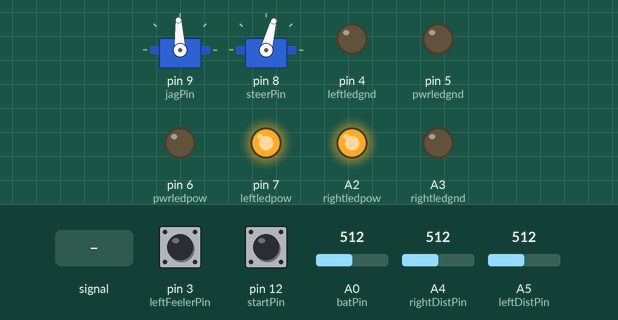
Simulated run of this sketch. Board: Arduino Uno, built with avr-gcc and run on an emulated ATmega328P. On the bench: 2 × servo, output pins drawn as LEDs (lit = HIGH). The test bench sets the inputs (shaded band); at power-on: pin 12 (startPin) HIGH, A4 (rightDistPin) = 512, pin 3 (leftFeelerPin) HIGH, A0 (batPin) = 512, A5 (leftDistPin) = 512.

Above: at 1.2 s.
1.3 s: A4 (rightDistPin) fed a 200 Hz sine of ±81 counts around its level
At 1.54 s:
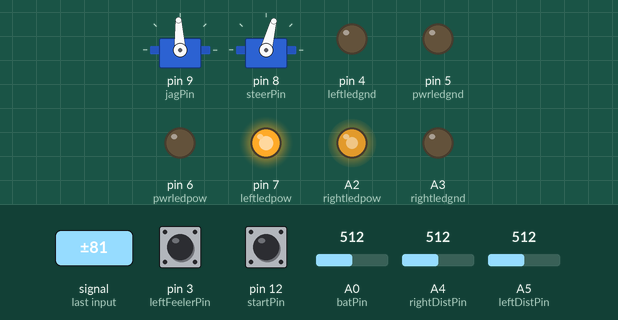
4.3 s: pin 12 (startPin) pulled LOW for 0.15 s
At 4.7 s:
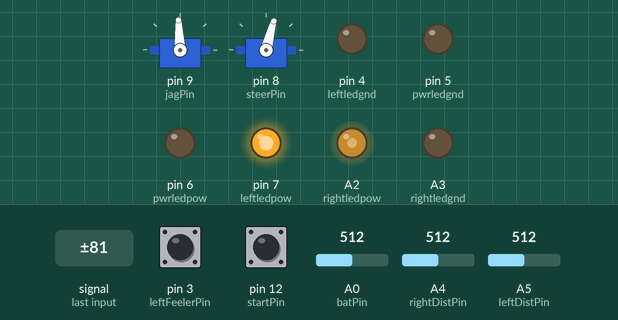
At 5.45 s:
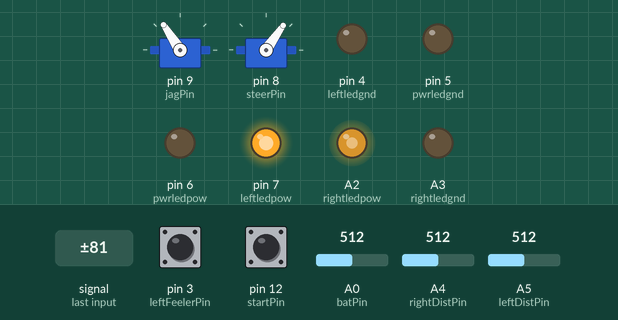
7.4 s: A4 (rightDistPin) set to 716
Timing chart, 0 to 10.4 s (numbered marks = the images above; inputs shaded):
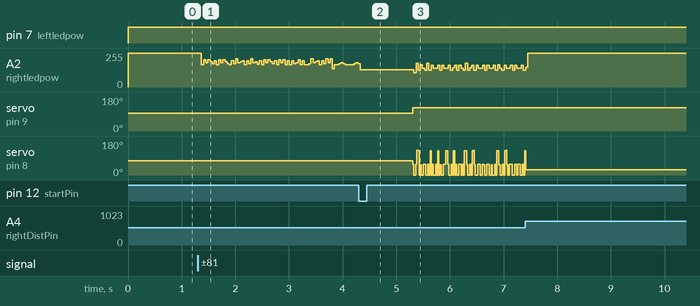

The sketch:

race2_jagcar3.ino
```cpp
#include <Servo.h>
#include <RunningMedian.h>
// Get the line numbering to behave
byte dummy;
#line 6
//#define PROPROTIONAL

// Inputs
const byte startPin = 12;
const byte leftDistPin = A5;
const byte rightDistPin = A4;
const byte leftFeelerPin = 3;
const byte batPin = A0;

// Outputs
const byte jagPin = 9;
const byte steerPin = 8;
const byte rightledpow = A2;
const byte rightledgnd = A3;
const byte leftledpow = 7;
const byte leftledgnd = 4;
const byte pwrledpow = 6;
const byte pwrledgnd = 5;

Servo jag;
Servo steer;
const unsigned int leftDistThresh = 150;
const unsigned int rightDistThresh = 150;

// Returns distance in cm
byte readIR(const byte pin) {
    //return 1/(0.0000868056*(float)analogRead(pin)-0.00222222);
    return map(analogRead(pin), 410, 103, 30, 150);
}

namespace st { // States for state machine
    enum robotstate_t {
        beginning,
        beforeButton,
        afterButtonWait,
        redneck,
        findDirection,
        straightaway,
        endofstraightaway,
        recoverFromWall,
        uturn,
        farstraightaway,
        farS,
        midS,
        closeS,
        ccwFinish,
        other,
    };
    enum statepos_t {
        begin,
        idle,
        end,
    };
    enum substate_t {
        noSubstate,
        backing,
    };
    enum direction_t {
        dontknow,
        clockwise,
        counterclockwise,
    };
}


void avoidWalls(unsigned int leftDist, unsigned int rightDist, int diff,
                int8_t* jagspeed, int8_t* turnamt,
                int8_t nominalspeed = 20, int8_t nominalsteer = 0,
                int8_t steeramt = 40) {
//    if (leftDist > leftDistThresh) {
//        *turnamt = nominalsteer+steeramt;
//        *jagspeed = 0.8*nominalspeed;
//    }
//    else if (rightDist > rightDistThresh) {
//        *turnamt = nominalsteer-steeramt;
//        *jagspeed = 0.8*nominalspeed;
//    }
//    else {
//        *turnamt = nominalsteer;
//        *jagspeed = nominalspeed;
//    }
    *jagspeed = nominalspeed;
    *turnamt = (float)map(diff, -100, 100, -80, 80);
}
#define AVOID_WALLS(nominalspeed, nominalsteer, steeramt)\
    avoidWalls(leftDist, rightDist, diff, &jagspeed, &turnamt,\
               nominalspeed, nominalsteer, steeramt)


void setup() {
    Serial.begin(115200);

    pinMode(rightledpow, OUTPUT); pinMode(rightledgnd, OUTPUT);
    pinMode( leftledpow, OUTPUT); pinMode( leftledgnd, OUTPUT);
    pinMode(  pwrledpow, OUTPUT); pinMode(  pwrledgnd, OUTPUT);
    digitalWrite(rightledgnd, LOW); digitalWrite(leftledgnd, LOW);
    digitalWrite(pwrledgnd, LOW);
    jag.attach(jagPin);
    steer.attach(steerPin);
    digitalWrite(leftFeelerPin, HIGH);
    digitalWrite(startPin, HIGH);
}

/* 1. Get sensor values
 * 2. Police state machine
 * 3. Run state machine
 * 4. Run outputs
 */
void loop() {
// 1.Get sensor values
    static RunningMedian leftMedian;
    static RunningMedian rightMedian;
    leftMedian.add(readIR(leftDistPin));
    rightMedian.add(readIR(rightDistPin));

    unsigned int leftDist = leftMedian.getMedian();//readIR(leftDistPin);//leftMedian.getMedian();
    unsigned int rightDist = rightMedian.getMedian(); //readIR(rightDistPin); //rightMedian.getMedian();
    int diff = (int)rightDist - (int)leftDist;
    unsigned int powerlvl = analogRead(batPin); // powerlvl is voltage*512
    bool leftFeeler = !digitalRead(leftFeelerPin);
    bool startButton = !digitalRead(startPin);
    // Display debugging leds
    digitalWrite(leftledpow, leftDist > leftDistThresh);
    digitalWrite(rightledpow, rightDist > leftDistThresh);
//    digitalWrite(pwrledpow, powerlvl < 3700);

    static unsigned long lastPrintTime = 0;
    if (millis() - lastPrintTime > 500) {
        lastPrintTime = millis();
//        Serial.print(leftDist);
//        Serial.print('\t');
//        Serial.print(rightDist);
//        Serial.print('\t');
//        Serial.print(diff);
//        Serial.print('\t');
//
//        Serial.println();
    }

// 2.Police state machine
    int8_t jagspeed = 0; // -100 to 100
    int8_t turnamt = 0; // -100 to 100

    static st::robotstate_t robotstate = st::beginning;
    static st::robotstate_t nextrobotstate = st::beforeButton;
    st::statepos_t statepos = st::begin;
    static st::substate_t substate = st::noSubstate;
    static st::direction_t direction = st::dontknow;

    if (statepos == st::begin) statepos = st::idle;

    static unsigned long stateStartTime = millis();
    if (robotstate != nextrobotstate) {
        if (false/*statepos = st::idle*/) statepos = st::end;
        else {
            statepos = st::begin;
            robotstate = nextrobotstate;
            stateStartTime = millis();
        }
    }
    unsigned long timeIntoState = millis() - stateStartTime;
    unsigned long timePlaceholder = 0;

    switch(robotstate) {
    case st::beforeButton:
        if(startButton) nextrobotstate = st::afterButtonWait;
        break;
    case st::afterButtonWait:
        if(timeIntoState > 1000) nextrobotstate = st::other;
        break;
    case st::other:
        if (leftDist >= 60 && leftDist <= 70 && rightDist >= 80 && rightDist <= 90) {
            // Against wall
            jagspeed = -100;
        }
        else {
            AVOID_WALLS(40, -30, 70);
        }
        break;
//    case st::redneck:
//        if (timeIntoState > 400) nextrobotstate = st::findDirection;
//        jagspeed = 90;
//        turnamt = 0;
//        break;
//    case st::findDirection:
//        //AVOID_WALLS(20, 0);
//        jagspeed = 30;
//        if (leftFeeler) {
//            nextrobotstate = st::recoverFromWall;
//            direction = st::counterclockwise;
//        }
//        else if (timeIntoState > 3000) {
//            nextrobotstate = st::straightaway;
//            direction = st::clockwise;
//        }
//        break;
//    case st::straightaway:
//        if (direction == st::clockwise) {
//            AVOID_WALLS(100, 0);
//            if (timeIntoState > 2000) nextrobotstate = st::uturn;
//        }
//        else {
//            AVOID_WALLS(60, 0);
//            if (timeIntoState > 15000) nextrobotstate = st::beforeButton;
//        }
//        break;
//    case st::endofstraightaway:
//        if (leftFeeler) nextrobotstate = st::recoverFromWall;
//        jagspeed = 25;
//        break;
//    case st::recoverFromWall:
//        if (direction == st::clockwise) {
//            if (timeIntoState > 750) nextrobotstate = st::uturn;
//            jagspeed = -40;
//        }
//        else {
//            if (timeIntoState > 750) nextrobotstate = st::closeS;
//            jagspeed = -40;
//        }
//        break;
//    case st::uturn:
//        if (direction == st::clockwise) {
//            if (timeIntoState > 3000) nextrobotstate = st::farstraightaway;
//            jagspeed = 30;
//            turnamt = 100;
//        }
//        else {
//            if (timeIntoState > 3000) nextrobotstate = st::straightaway;
//            jagspeed = 30;
//            turnamt = -80;
//        }
//        break;
//    case st::farstraightaway:
//        if (direction == st::clockwise) {
//            if(timeIntoState > 500) {
//                nextrobotstate = st::farS;
//            }
//            AVOID_WALLS(30, -60);
//        }
//        else {
//            if (timeIntoState > 500) {
//                nextrobotstate = st::uturn;
//            }
//            AVOID_WALLS(30, 0);
//        }
//        break;
//    case st::farS:
//        if (direction == st::clockwise) {
//                if (timeIntoState > 2000) nextrobotstate = st::midS;
//                AVOID_WALLS(30, -40);
//
//            }
//            else {
//                if (timeIntoState > 3000) nextrobotstate = st::farstraightaway;
//                AVOID_WALLS(30, 35);
//            }
//        break;
//    case st::midS:
//        if (direction == st::clockwise) {
//            if (timeIntoState > 2500) nextrobotstate = st::closeS;
//            AVOID_WALLS(30, 35);
//
//        }
//        else {
//            if (timeIntoState > 3000) nextrobotstate = st::farS;
//            AVOID_WALLS(30, -35);
//        }
//        break;
//    case st::closeS:
//        if (direction == st::clockwise) {
//            if (timeIntoState > 2500) nextrobotstate = st::ccwFinish;
//            AVOID_WALLS(30, -35);
//        }
//        else {
//            if (timeIntoState > 3000) nextrobotstate = st::midS;
//            AVOID_WALLS(30, 35);
//        }
//        break;
//    case st::ccwFinish:
//        if (timeIntoState > 2000) nextrobotstate = st::beforeButton;
//        AVOID_WALLS(0, 0);
//        break;
    default:
        Serial.print("Undefined state: "); Serial.print(robotstate); Serial.print('\t');
    }


// Jag datasheet says it wants a puse between .67ms and 2.33ms, so go a little inside that
    jag.writeMicroseconds(map(jagspeed, -100, 100, 720, 2280));
// May have to change the 0,180 to match what the servo wants
    steer.write(map(turnamt, -100, 100, 0, 150));

}


//        if (substate == st::backing) {
//            if (millis() - timePlaceholder > 1500) {
//                substate = st::noSubstate;
//            }
//            if (direction == st::clockwise) {
//                turnamt = 30;
//            }
//            else if (direction == st::counterclockwise) {
//                turnamt = -30;
//            }
//            else {
//                turnamt = 30;
//            }
//            jagspeed = -13;
//        }
//        else if (leftDist > leftDistThresh && rightDist <= rightDistThresh) {
//            jagspeed = 24;
//            turnamt = 40;
//        }
//        else if (leftDist <= leftDistThresh &&  rightDist > rightDistThresh) {
//            jagspeed = 24;
//            turnamt = -40;
//        }
//        else if (leftDist >= leftDistThresh && rightDist >= rightDistThresh) {
//            // Both sensors see a wall
//            jagspeed = -13;
//            turnamt = 0;
//            substate = st::backing;
//            timePlaceholder = millis();
//        }
```

Measured:
- after the input at 4.3 s, servo on pin 9 (jagPin): 93° → 123° after 1.0 s
